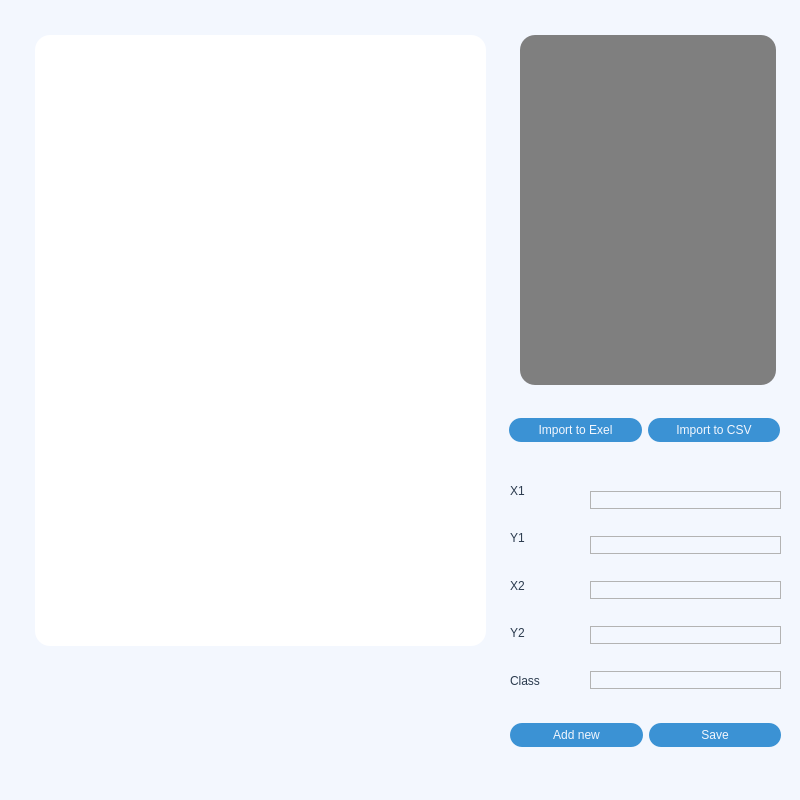
<?xml version="1.0" encoding="UTF-8"?>
<ui version="4.0">
 <class>edit_window</class>
 <widget class="QWidget" name="edit_window">
  <property name="geometry">
   <rect>
    <x>0</x>
    <y>0</y>
    <width>800</width>
    <height>800</height>
   </rect>
  </property>
  <property name="minimumSize">
   <size>
    <width>800</width>
    <height>800</height>
   </size>
  </property>
  <property name="maximumSize">
   <size>
    <width>800</width>
    <height>800</height>
   </size>
  </property>
  <property name="windowTitle">
   <string/>
  </property>
  <property name="styleSheet">
   <string notr="true">background-color: rgb(243,247,254)</string>
  </property>
  <widget class="QFrame" name="frame">
   <property name="geometry">
    <rect>
     <x>0</x>
     <y>0</y>
     <width>800</width>
     <height>800</height>
    </rect>
   </property>
   <property name="frameShape">
    <enum>QFrame::NoFrame</enum>
   </property>
   <property name="frameShadow">
    <enum>QFrame::Raised</enum>
   </property>
   <widget class="QLabel" name="picture">
    <property name="geometry">
     <rect>
      <x>35</x>
      <y>35</y>
      <width>451</width>
      <height>611</height>
     </rect>
    </property>
    <property name="styleSheet">
     <string notr="true">border-radius:15px;
background-color: rgb(255, 255, 255);
font: 22pt &quot;Andale Mono&quot;;
color:rgb(255,255,255);</string>
    </property>
    <property name="text">
     <string>TextLabelaeidijeuuwguiweafjenufiorahgoe</string>
    </property>
    <property name="scaledContents">
     <bool>false</bool>
    </property>
   </widget>
   <widget class="QWidget" name="verticalLayoutWidget_2">
    <property name="geometry">
     <rect>
      <x>590</x>
      <y>470</y>
      <width>191</width>
      <height>241</height>
     </rect>
    </property>
    <layout class="QVBoxLayout" name="verticalLayout_2">
     <item>
      <widget class="QLineEdit" name="x1_input">
       <property name="styleSheet">
        <string notr="true">QLineEdit {
	border: 1px solid rgb(179, 179, 179);
	border-radius:10px
}</string>
       </property>
      </widget>
     </item>
     <item>
      <widget class="QLineEdit" name="y1_input">
       <property name="styleSheet">
        <string notr="true">QLineEdit {
	border: 1px solid rgb(179, 179, 179);
	border-radius:10px
}</string>
       </property>
      </widget>
     </item>
     <item>
      <widget class="QLineEdit" name="x2_input">
       <property name="styleSheet">
        <string notr="true">QLineEdit {
	border: 1px solid rgb(179, 179, 179);
	border-radius:10px
}</string>
       </property>
      </widget>
     </item>
     <item>
      <widget class="QLineEdit" name="y2_input">
       <property name="styleSheet">
        <string notr="true">QLineEdit {
	border: 1px solid rgb(179, 179, 179);
	border-radius:10px
}</string>
       </property>
      </widget>
     </item>
     <item>
      <widget class="QLineEdit" name="class_input">
       <property name="styleSheet">
        <string notr="true">QLineEdit {
	border: 1px solid rgb(179, 179, 179);
	border-radius:10px
}</string>
       </property>
      </widget>
     </item>
    </layout>
   </widget>
   <widget class="QTableWidget" name="list_of_files">
    <property name="geometry">
     <rect>
      <x>520</x>
      <y>35</y>
      <width>256</width>
      <height>350</height>
     </rect>
    </property>
    <property name="styleSheet">
     <string notr="true">background-color: rgb(127, 127, 127);
color: rgb(230, 230, 230);
font: 17pt &quot;Andale Mono&quot;;
border-radius: 15px;


</string>
    </property>
    <property name="frameShape">
     <enum>QFrame::NoFrame</enum>
    </property>
    <property name="showGrid">
     <bool>false</bool>
    </property>
   </widget>
   <widget class="QWidget" name="horizontalLayoutWidget">
    <property name="geometry">
     <rect>
      <x>510</x>
      <y>710</y>
      <width>271</width>
      <height>51</height>
     </rect>
    </property>
    <layout class="QHBoxLayout" name="horizontalLayout">
     <item>
      <widget class="QPushButton" name="addnew_btn">
       <property name="minimumSize">
        <size>
         <width>0</width>
         <height>24</height>
        </size>
       </property>
       <property name="styleSheet">
        <string notr="true">QPushButton {
	background-color: rgb(59, 146, 212);
	color:rgb(243,247,254);
	border: 0px solid;
	border-radius: 12px;
	font: 13pt &quot;Andale Mono&quot;;
}

QPushButton:hover {
	background-color: rgb(243,247,254);
	color:rgb(59, 146, 212);
}</string>
       </property>
       <property name="text">
        <string>Add new</string>
       </property>
      </widget>
     </item>
     <item>
      <widget class="QPushButton" name="save_btn">
       <property name="minimumSize">
        <size>
         <width>0</width>
         <height>24</height>
        </size>
       </property>
       <property name="styleSheet">
        <string notr="true">QPushButton {
	background-color: rgb(59, 146, 212);
	color:rgb(243,247,254);
	border: 0px solid;
	border-radius: 12px;
	font: 13pt &quot;Andale Mono&quot;;
}

QPushButton:hover {
	background-color: rgb(243,247,254);
	color:rgb(59, 146, 212);
}</string>
       </property>
       <property name="text">
        <string>Save</string>
       </property>
      </widget>
     </item>
    </layout>
   </widget>
   <widget class="QWidget" name="verticalLayoutWidget">
    <property name="geometry">
     <rect>
      <x>510</x>
      <y>470</y>
      <width>71</width>
      <height>231</height>
     </rect>
    </property>
    <layout class="QVBoxLayout" name="verticalLayout">
     <item>
      <widget class="QLabel" name="label_2">
       <property name="styleSheet">
        <string notr="true">font: 13pt &quot;Andale Mono&quot;;
color:rgb(43,59,78);</string>
       </property>
       <property name="text">
        <string>X1</string>
       </property>
      </widget>
     </item>
     <item>
      <widget class="QLabel" name="label_6">
       <property name="styleSheet">
        <string notr="true">font: 13pt &quot;Andale Mono&quot;;
color:rgb(43,59,78);</string>
       </property>
       <property name="text">
        <string>Y1</string>
       </property>
      </widget>
     </item>
     <item>
      <widget class="QLabel" name="label_3">
       <property name="styleSheet">
        <string notr="true">font: 13pt &quot;Andale Mono&quot;;
color:rgb(43,59,78);</string>
       </property>
       <property name="text">
        <string>X2</string>
       </property>
      </widget>
     </item>
     <item>
      <widget class="QLabel" name="label_4">
       <property name="styleSheet">
        <string notr="true">font: 13pt &quot;Andale Mono&quot;;
color:rgb(43,59,78);</string>
       </property>
       <property name="text">
        <string>Y2</string>
       </property>
      </widget>
     </item>
     <item>
      <widget class="QLabel" name="label_5">
       <property name="styleSheet">
        <string notr="true">font: 13pt &quot;Andale Mono&quot;;
color:rgb(43,59,78);</string>
       </property>
       <property name="text">
        <string>Class</string>
       </property>
      </widget>
     </item>
    </layout>
   </widget>
   <widget class="QWidget" name="horizontalLayoutWidget_2">
    <property name="geometry">
     <rect>
      <x>509</x>
      <y>410</y>
      <width>271</width>
      <height>41</height>
     </rect>
    </property>
    <layout class="QHBoxLayout" name="horizontalLayout_2">
     <item>
      <widget class="QPushButton" name="import_to_excel_btn">
       <property name="minimumSize">
        <size>
         <width>0</width>
         <height>24</height>
        </size>
       </property>
       <property name="styleSheet">
        <string notr="true">QPushButton {
	background-color: rgb(59, 146, 212);
	color:rgb(243,247,254);
	border: 0px solid;
	border-radius: 12px;
	font: 13pt &quot;Andale Mono&quot;;
}

QPushButton:hover {
	background-color: rgb(243,247,254);
	color:rgb(59, 146, 212);
}</string>
       </property>
       <property name="text">
        <string>Import to Exel</string>
       </property>
      </widget>
     </item>
     <item>
      <widget class="QPushButton" name="import_to_csv_btn">
       <property name="minimumSize">
        <size>
         <width>0</width>
         <height>24</height>
        </size>
       </property>
       <property name="styleSheet">
        <string notr="true">QPushButton {
	background-color: rgb(59, 146, 212);
	color:rgb(243,247,254);
	border: 0px solid;
	border-radius: 12px;
	font: 13pt &quot;Andale Mono&quot;;
}

QPushButton:hover {
	background-color: rgb(243,247,254);
	color:rgb(59, 146, 212);
}</string>
       </property>
       <property name="text">
        <string>Import to CSV</string>
       </property>
      </widget>
     </item>
    </layout>
   </widget>
  </widget>
 </widget>
 <resources/>
 <connections/>
</ui>
